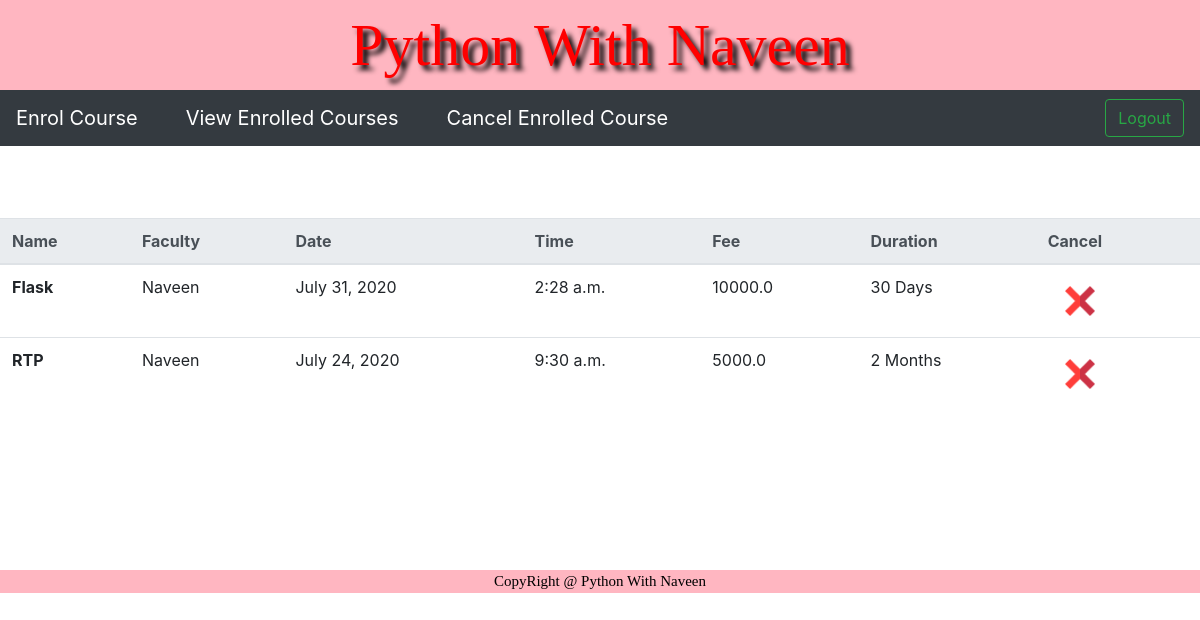
The page /student/cancel_enrolled_courses/?contact=9876543212 on the database its author committed.
### admin/models.py (models this page shows)
class Course(models.Model):
    no = models.AutoField(primary_key=True)
    name = models.CharField(max_length=50)
    faculty = models.CharField(max_length=50)
    date = models.DateField()
    time = models.TimeField()
    fee = models.FloatField()
    duration = models.CharField(max_length=30)

### student/views.py (the view)
# urls.py: path('cancel_enrolled_courses/',views.cancel_enrolled_courses,name='cancel_enrolled_courses'),
def cancel_enrolled_courses(request):
    contact = request.GET.get('contact')
    res = EnrolCourse.objects.filter(student_id=contact)
    data = [Course.objects.get(no=x.course_id) for x in res]
    return render(request,'student/cancel_enrolled_courses.html',{'data':data})

### templates/student/cancel_enrolled_courses.html (shortened to what this page needs)
{% extends 'common.html' %}
{% block menu %}
    {% include 'student/student_menu.html' %}
{% endblock %}
{% block content %}
    {% load static %}
    <br><br><br>
    {% if not data %}
        <div id="message">No Courses are Enrolled</div>
    {% else %}
        <table class="table" align="center" width="700">
      <thead class="thead-light">
        <tr>
          <th scope="col">Name</th>
          <th scope="col">Faculty</th>
          <th scope="col">Date</th>
          <th scope="col">Time</th>
          <th scope="col">Fee</th>
          <th scope="col">Duration</th>
          <th scope="col">Cancel</th>
        </tr>
      </thead>
      <tbody>
      {% for x in data %}
        <tr>
          <th scope="row">{{ x.name }}</th>
          <td>{{ x.faculty }}</td>
          <td>{{ x.date }}</td>
          <td>{{ x.time }}</td>
          <td>{{ x.fee }}</td>
          <td>{{ x.duration }}</td>
        <form action="{% url 'confirm_cancel' %}" method="post">
          <td>
              <button
                      type="submit"
                      class="btn btn-lg btn-link"
                      data-toggle="popover"
                      title="Course Enrolled"
                      data-container="body"
                      data-placement="top">
                  <img src="{% static 'images/cancel.png' %}" width="30" height="30">
              </button>
          </td>
        </form>
        </tr>
      {% endfor %}
      </tbody>
    </table>
    {% endif %}
{% endblock %}

### rows shown on the page
Course: name "Flask", faculty "Naveen", date "July 31, 2020", time "2:28 a.m.", fee "10000.0", duration "30 Days"
Course: name "RTP", faculty "Naveen", date "July 24, 2020", time "9:30 a.m.", fee "5000.0", duration "2 Months"
